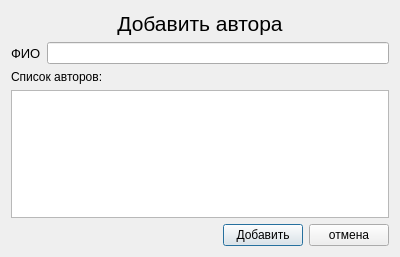
<?xml version="1.0" encoding="UTF-8"?>
<ui version="4.0">
 <class>Dialog</class>
 <widget class="QDialog" name="Dialog">
  <property name="geometry">
   <rect>
    <x>0</x>
    <y>0</y>
    <width>400</width>
    <height>257</height>
   </rect>
  </property>
  <property name="sizePolicy">
   <sizepolicy hsizetype="Fixed" vsizetype="Fixed">
    <horstretch>0</horstretch>
    <verstretch>0</verstretch>
   </sizepolicy>
  </property>
  <property name="maximumSize">
   <size>
    <width>400</width>
    <height>257</height>
   </size>
  </property>
  <property name="windowTitle">
   <string>Dialog</string>
  </property>
  <layout class="QVBoxLayout" name="verticalLayout_2">
   <item>
    <layout class="QVBoxLayout" name="verticalLayout">
     <item>
      <widget class="QLabel" name="label">
       <property name="font">
        <font>
         <pointsize>16</pointsize>
        </font>
       </property>
       <property name="text">
        <string>Добавить автора</string>
       </property>
       <property name="alignment">
        <set>Qt::AlignCenter</set>
       </property>
      </widget>
     </item>
     <item>
      <spacer name="verticalSpacer">
       <property name="orientation">
        <enum>Qt::Vertical</enum>
       </property>
       <property name="sizeHint" stdset="0">
        <size>
         <width>20</width>
         <height>40</height>
        </size>
       </property>
      </spacer>
     </item>
     <item>
      <layout class="QFormLayout" name="formLayout">
       <item row="0" column="0">
        <widget class="QLabel" name="label_2">
         <property name="font">
          <font>
           <pointsize>10</pointsize>
          </font>
         </property>
         <property name="text">
          <string>ФИО</string>
         </property>
        </widget>
       </item>
       <item row="0" column="1">
        <widget class="QLineEdit" name="name_in"/>
       </item>
      </layout>
     </item>
     <item>
      <widget class="QLabel" name="label_3">
       <property name="text">
        <string>Список авторов:</string>
       </property>
      </widget>
     </item>
     <item>
      <widget class="QTableWidget" name="author_tbl"/>
     </item>
     <item>
      <layout class="QHBoxLayout" name="horizontalLayout">
       <item>
        <widget class="QLabel" name="error">
         <property name="text">
          <string/>
         </property>
        </widget>
       </item>
       <item>
        <spacer name="horizontalSpacer">
         <property name="orientation">
          <enum>Qt::Horizontal</enum>
         </property>
         <property name="sizeHint" stdset="0">
          <size>
           <width>40</width>
           <height>20</height>
          </size>
         </property>
        </spacer>
       </item>
       <item>
        <widget class="QPushButton" name="ok_btn">
         <property name="text">
          <string>Добавить</string>
         </property>
        </widget>
       </item>
       <item>
        <widget class="QPushButton" name="cancel_btn">
         <property name="text">
          <string>отмена</string>
         </property>
        </widget>
       </item>
      </layout>
     </item>
    </layout>
   </item>
  </layout>
 </widget>
 <resources/>
 <connections/>
</ui>
